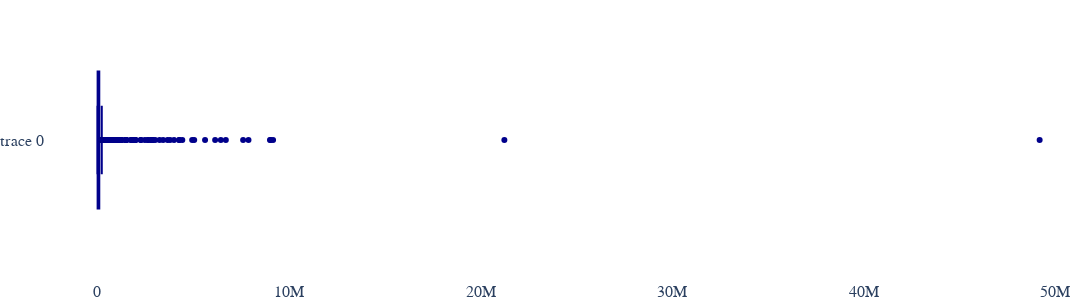

Write notebook code for a chart like this one.
### Code cell
fig_box_h = go.Figure()
fig_box_h.add_trace(go.Box(x=df.sum_order, marker_color='darkblue'))
fig_box_h.update_layout(
    plot_bgcolor='rgba(0,0,0,0)',
    width=2000,
    height=300,
    margin={"r":0,"t":0,"l":0,"b":0},
    font_family = "Switzerland",
    font_size=16)
fig_box_h.show()

### Figure 1 — Plotly figure (JSON) as saved in the notebook; plotly's stock layout.template omitted (floating-point values rounded to 4 significant figures; data arrays with more than 128 entries replaced by an {"elided": "..."} marker saying what was removed)
{"data": [{"marker": {"color": "darkblue"}, "type": "box", "x": {"elided": "4339 float values"}}], "layout": {"font": {"family": "Switzerland", "size": 16}, "height": 300, "margin": {"b": 0, "l": 0, "r": 0, "t": 0}, "plot_bgcolor": "rgba(0,0,0,0)", "width": 2000}}
